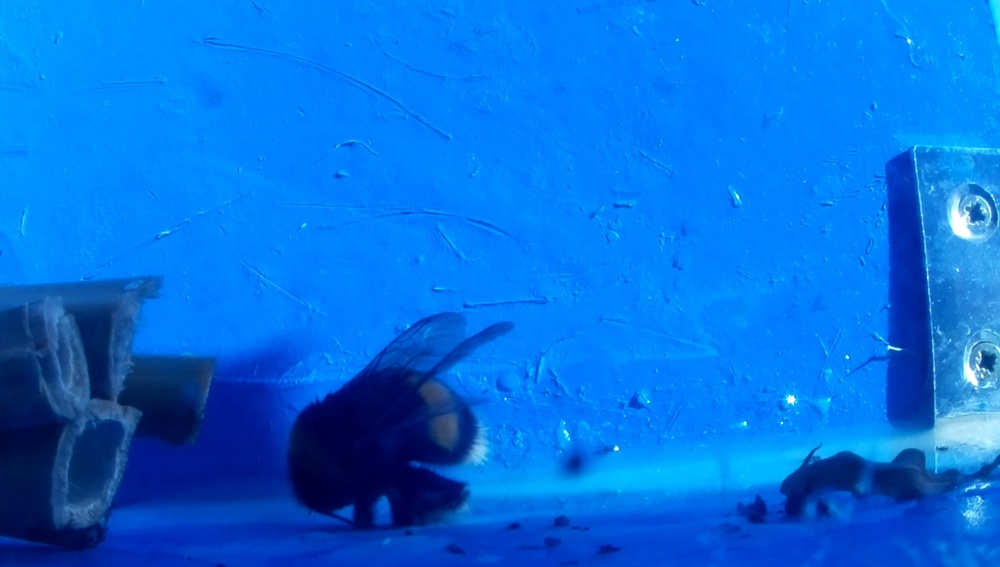
#> input picture 11-04/processed_22-04-2021_09-29-59.jpg, 1000 x 567 px, shrunk from 1920 x 1088 before the run
$ python test.py
#> lines starting #> are read from the running program, lines starting #| are printed output that depends on the picture
#> further down, img is the input picture: shape (567, 1000, 3); mean B, G, R 222, 111.1, 4.7
import itertools as it
import cv2
from matplotlib import pyplot as plt
import numpy as np


def adjust_gamma(image, gamma=2.0):
    # build a lookup table mapping the pixel values [0, 255] to
    # their adjusted gamma values
    invGamma = 1.0 / gamma
    table = np.array([((i / 255.0) ** invGamma) * 255
                      for i in np.arange(0, 256)]).astype("uint8")

    # apply gamma correction using the lookup table
    return cv2.LUT(image, table)

def equalize_hist(image):
    img_yuv = cv2.cvtColor(image, cv2.COLOR_BGR2YUV)
#> img_yuv: shape (567, 1000, 3); mean of channels 0, 1, 2 91.9, 191.9, 51.5

    # equalize the histogram of the Y channel
    img_yuv[:, :, 0] = cv2.equalizeHist(img_yuv[:, :, 0])
#> img_yuv: shape (567, 1000, 3); mean of channels 0, 1, 2 130.9, 191.9, 51.5

    # convert the YUV image back to RGB format
    image = cv2.cvtColor(img_yuv, cv2.COLOR_YUV2BGR)
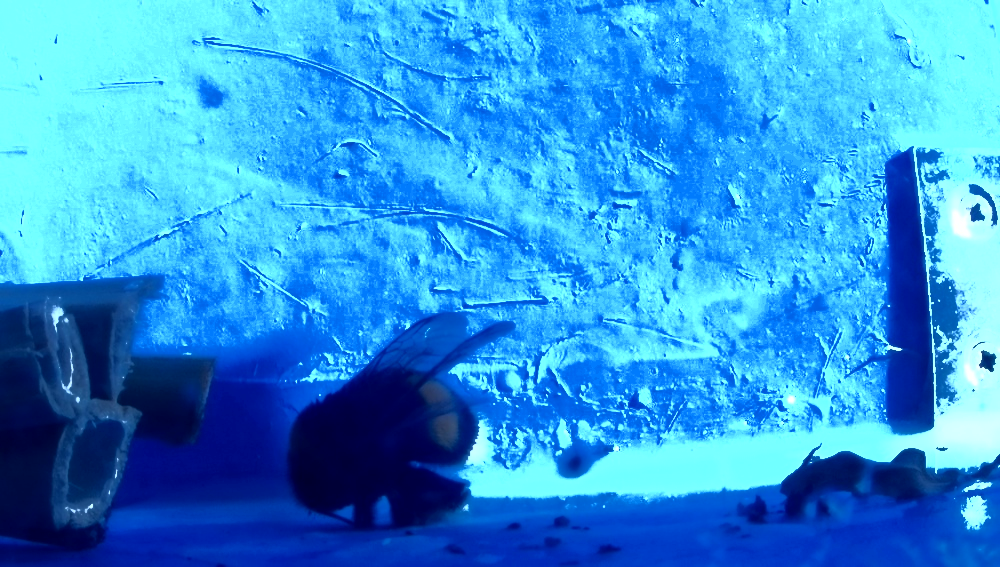
#> image: shape (567, 1000, 3); mean B, G, R 219.3, 148.2, 47.2
    return image

if __name__ =='__main__':
    # param = {
    #     'brightness_jitter': [True],
    #     'brightness_jitter_bound': [0.1, 0.2, 0.3, 0.4],
    #     'gamma_correction': [True],
    #     'gamma_value': np.linspace(1.0, 4.0, 7)
    # }
    #
    # paramNames = list(param.keys())
    # combinations = it.product(*(param[Name] for Name in paramNames))
    #
    #
    # paramNames = list(param.keys())
    # # combinations = it.product(*(param[Name] for Name in paramNames))
    #
    # combinations = [
    #     (True, 0.1, False, 1.0),
    #     (True, 0.2, False, 1.0),
    #     (True, 0.3, False, 1.0),
    #     (True, 0.4, False, 1.0),
    #     (False, 0.0, True, 1.0),
    #     (False, 0.0, True, 1.5),
    #     (False, 0.0, True, 2.0),
    #     (False, 0.0, True, 2.5),
    #     (False, 0.0, True, 3.0),
    #     (False, 0.0, True, 3.5),
    #     (False, 0.0, True, 4.0),
    # ]
    #
    # for param in combinations:
    #     print(param)
    #     print(type(param))
    #
    img = cv2.imread('./11-04/processed_22-04-2021_09-29-59.jpg', cv2.IMREAD_COLOR)
    cv2.imshow('image', img.copy())
    img2 = equalize_hist(img)
    cv2.imwrite('./11-04/corrected2.jpg', img2)
    cv2.imshow('image2', img2)
    cv2.waitKey(0)

    # [4 lines of commented-out code are left out]

    cv2.destroyAllWindows()

$ run again, with 11-04/processed_11-04-2021_20-13-15.jpg copied over 11-04/processed_22-04-2021_09-29-59.jpg
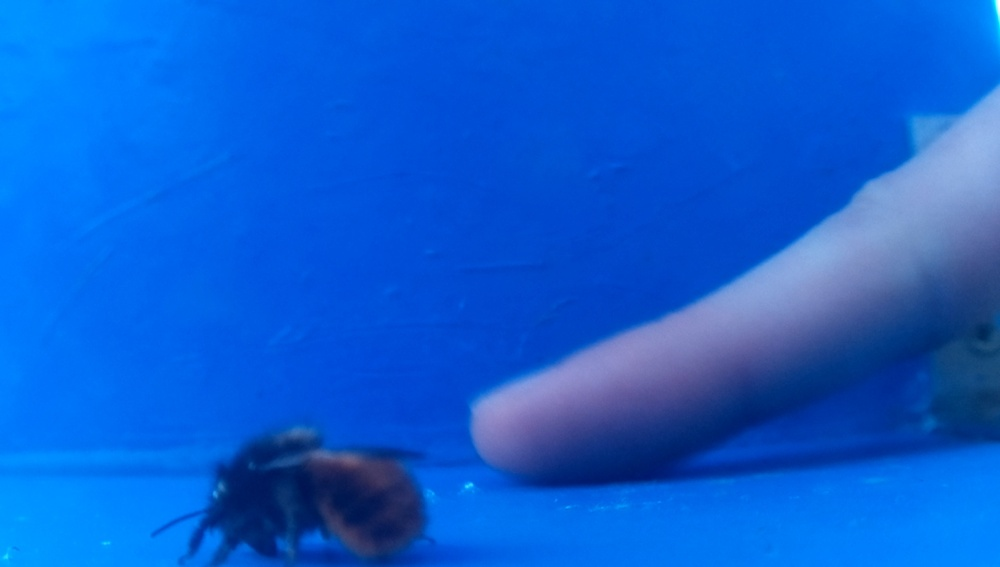
#> input picture 11-04/processed_11-04-2021_20-13-15.jpg, 1000 x 567 px, shrunk from 1920 x 1088 before the run
#> img is the input picture: shape (567, 1000, 3); mean B, G, R 210.2, 94.1, 13.1
#> in equalize_hist, `image = cv2.cvtColor(img_yuv, cv2.COLOR_YUV2BGR)`:
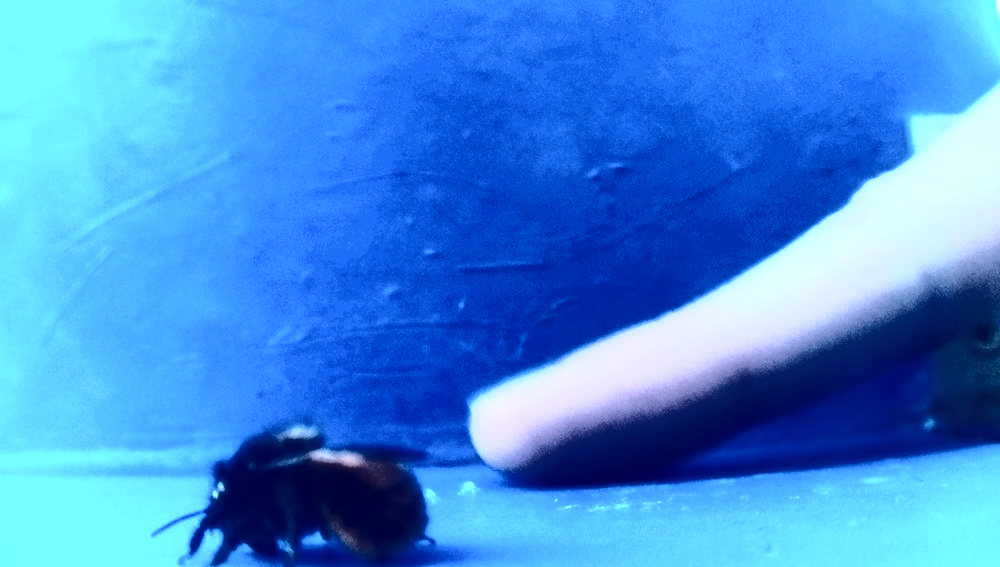
#> image: shape (567, 1000, 3); mean B, G, R 221.7, 140.1, 64.2

$ run again, with 11-04/processed_11-04-2021_20-13-16.jpg copied over 11-04/processed_22-04-2021_09-29-59.jpg
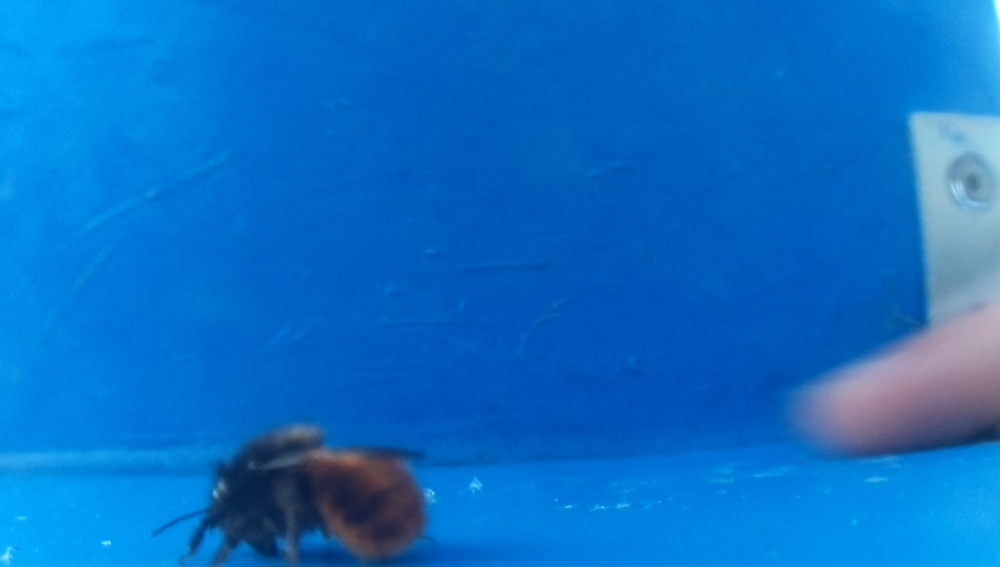
#> input picture 11-04/processed_11-04-2021_20-13-16.jpg, 1000 x 567 px, shrunk from 1920 x 1088 before the run
#> img is the input picture: shape (567, 1000, 3); mean B, G, R 196.9, 110.7, 11.2
#> in equalize_hist, `image = cv2.cvtColor(img_yuv, cv2.COLOR_YUV2BGR)`:
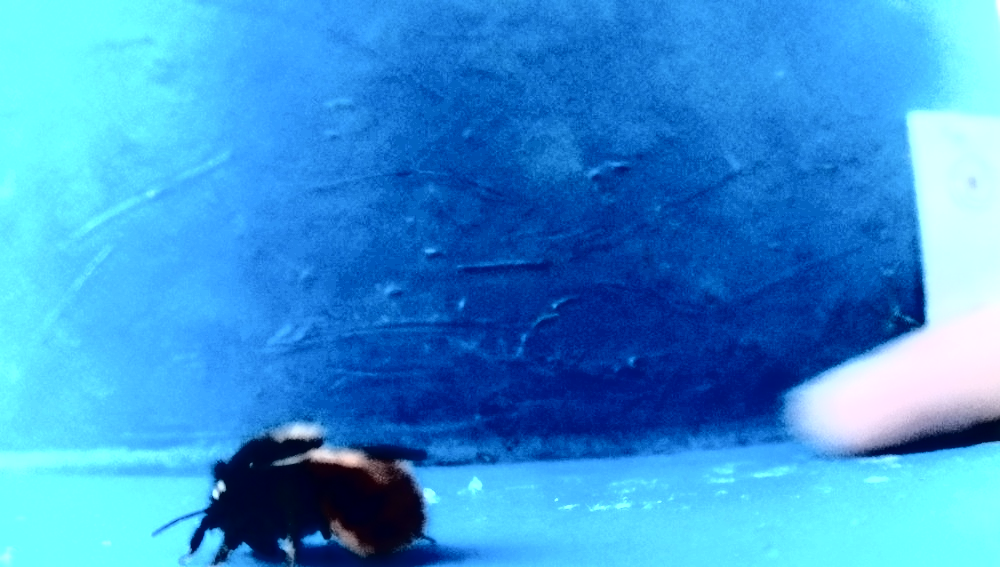
#> image: shape (567, 1000, 3); mean B, G, R 213, 148.6, 57.7

$ run again, with 11-04/processed_11-04-2021_20-13-24.jpg copied over 11-04/processed_22-04-2021_09-29-59.jpg
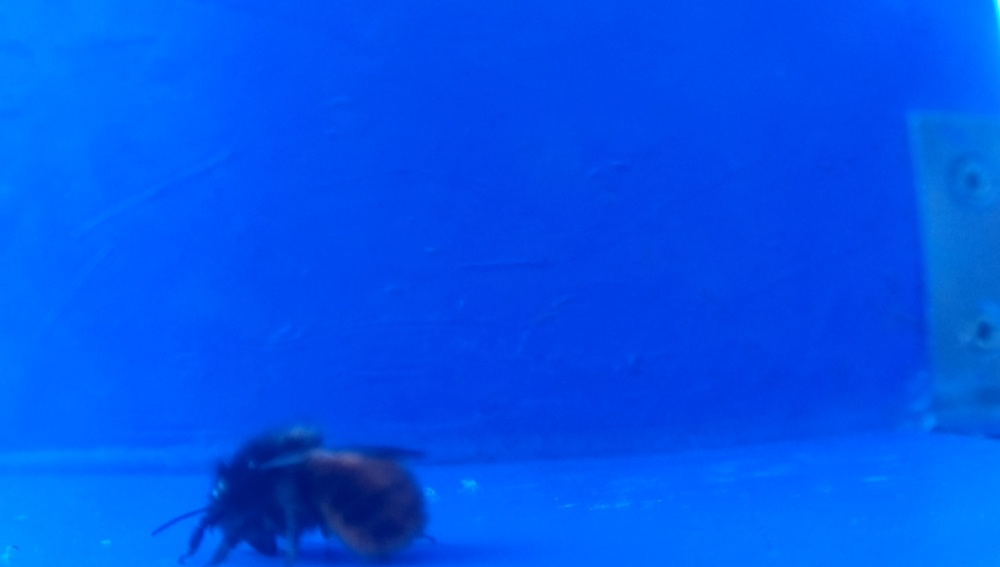
#> input picture 11-04/processed_11-04-2021_20-13-24.jpg, 1000 x 567 px, shrunk from 1920 x 1088 before the run
#> img is the input picture: shape (567, 1000, 3); mean B, G, R 237.5, 83.9, 0.9
#> in equalize_hist, `image = cv2.cvtColor(img_yuv, cv2.COLOR_YUV2BGR)`:
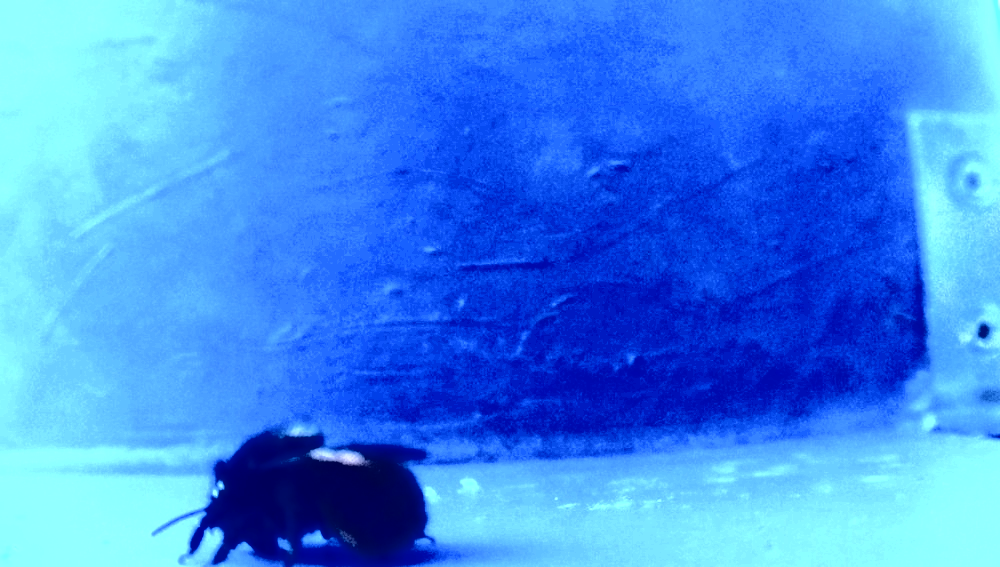
#> image: shape (567, 1000, 3); mean B, G, R 238.2, 137.2, 61.1
